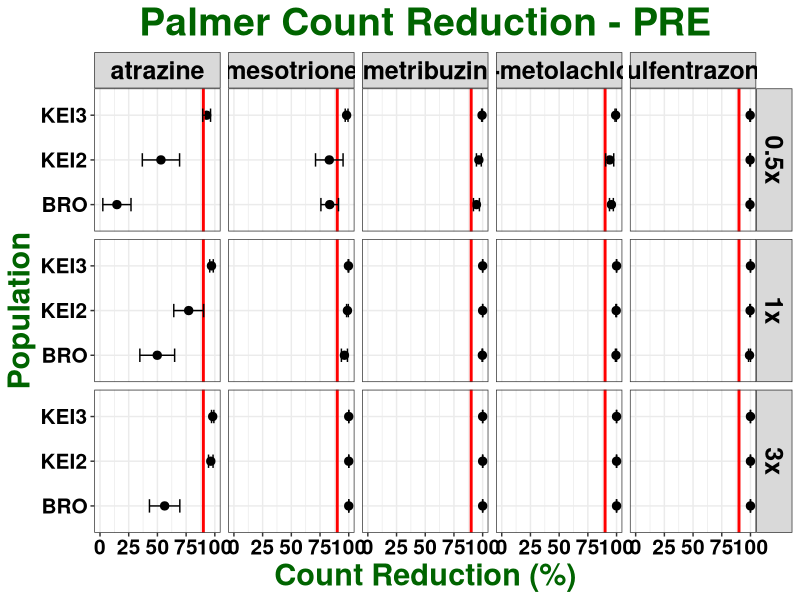

Generate this figure with R: (Note: this script raises an error after producing the figure.)
## ---- chunk 1

knitr::opts_chunk$set(echo = TRUE)
library(dplyr)
library(ggplot2)
library(ggpubr)

## ---- chunk 2

palmer <- read.csv("All PRE_Reduction.csv")

str(palmer)

palmer$run <- as.factor(palmer$run)

palmer$pop <- as.factor(palmer$pop)

palmer$herb <- as.factor(palmer$herb)

palmer$rate <- as.factor(palmer$rate)

palmer$rep <- as.factor(palmer$rep)

str(palmer)

## ---- chunk 3

summary <- palmer %>% 
  group_by(pop, herb, rate) %>% 
  summarise(n = sum(!is.na(count_red)), 
            mean = mean(count_red, na.rm = TRUE), 
            sd = sd(count_red, na.rm = TRUE),
            se = sd / sqrt(n),
            CI = qnorm(1- 0.05/2) * se)

summary$herb <- factor(summary$herb,
                       levels = c("atrazine", "mesotrione", "metribuzin", "s-metolachlor", "sulfentrazone"))

summary
            
## ---- chunk 4

ggplot(summary, aes(x = mean*100, y = pop)) + 
  xlim(0, 100) + 
  geom_point(size = 2.5) + 
  geom_vline(xintercept = 90, size = 1, colour = "red") +
  geom_errorbar(aes(xmin = (mean*100) - (se*100), xmax = (mean*100) + (se*100), width = 0.3)) + 
  facet_grid(rate ~ herb, labeller = label_value) +
  labs(title = "Palmer Count Reduction - PRE", x = "Count Reduction (%)", y = "Population") + 
  theme_bw() + 
  theme (plot.title = element_text(face = "bold", hjust = 0.5, size = 28, colour = "darkgreen"), 
         axis.title = element_text(face = "bold", size = 22, colour = "darkgreen"), 
         axis.text = element_text(face = "bold", size = 15, colour = "black"),
         strip.text = element_text(face = "bold", size = 18, colour = "black")) +
  ggsave("RAW COUNTRED_POPxHERBxRATE.jpeg", units="in", width=15, height=5, dpi=600)

